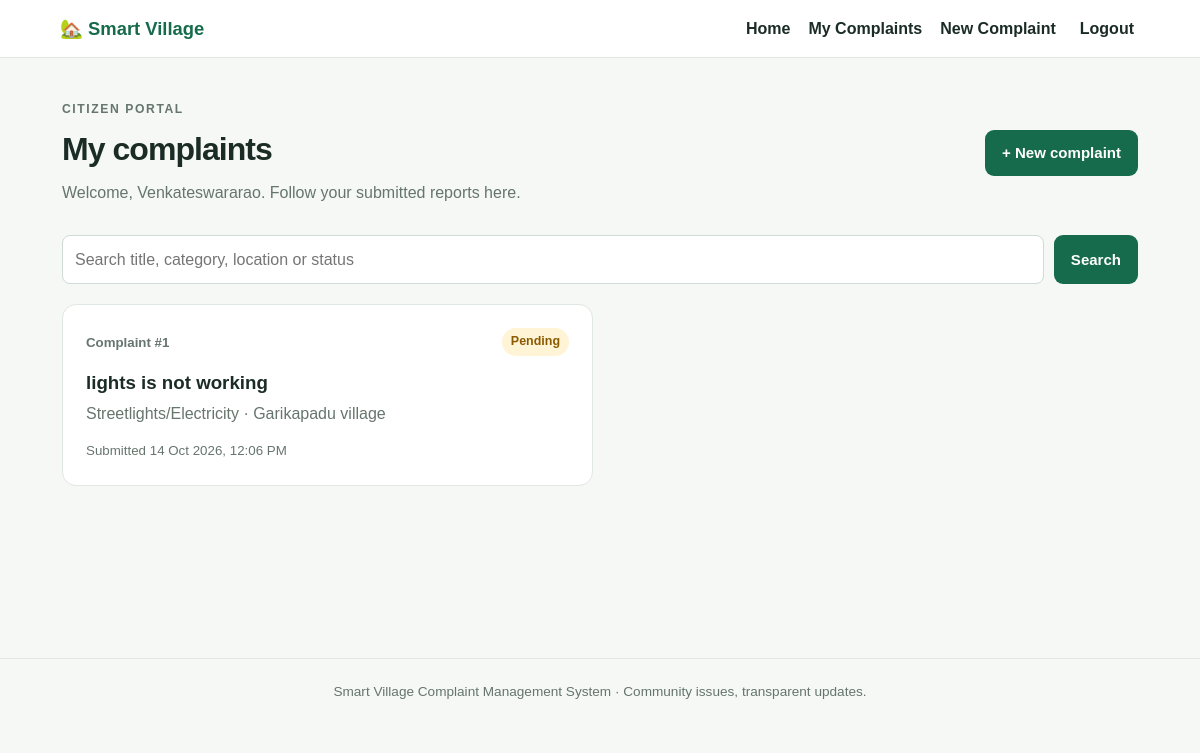
The page /dashboard/ (signed in) on the database its author committed.
### complaints/models.py (models this page shows, shortened)
class Complaint(models.Model):
    class Category(models.TextChoices):
        ROADS = "Roads", "Roads"
        WATER = "Water Supply", "Water Supply"
        ELECTRICITY = "Streetlights/Electricity", "Streetlights/Electricity"
        DRAINAGE = "Drainage", "Drainage"
        SANITATION = "Sanitation", "Sanitation"
        OTHER = "Other", "Other"
    class Status(models.TextChoices):
        PENDING = "Pending", "Pending"
        IN_PROGRESS = "In Progress", "In Progress"
        RESOLVED = "Resolved", "Resolved"
    citizen = models.ForeignKey(
        settings.AUTH_USER_MODEL, on_delete=models.CASCADE,
        related_name="complaints"
    )
    title = models.CharField(max_length=150)
    category = models.CharField(max_length=40, choices=Category.choices)
    village_location = models.CharField(max_length=200)
    description = models.TextField()
    image = models.ImageField(upload_to="complaint_images/", blank=True, null=True)
    status = models.CharField(max_length=20, choices=Status.choices, default=Status.PENDING)
    official_response = models.TextField(blank=True)
    created_at = models.DateTimeField(auto_now_add=True)
    updated_at = models.DateTimeField(auto_now=True)
    class Meta:
        ordering = ["-created_at"]

### complaints/views.py (the view, shortened to what this page needs)
# urls.py: path("dashboard/", views.dashboard, name="dashboard"),
@login_required
def dashboard(request):
    query = request.GET.get("q", "").strip()
    complaints = Complaint.objects.filter(citizen=request.user)
    return render(request, "dashboard.html", {"complaints": complaints, "query": query})

### templates/dashboard.html (shortened to what this page needs)
{% extends "base.html" %}
{% block content %}
<div class="page-heading"><div><p class="eyebrow">CITIZEN PORTAL</p><h1>My complaints</h1><p>Welcome, {{ user.first_name|default:user.username }}. Follow your submitted reports here.</p></div><a class="button" href="{% url 'create_complaint' %}">+ New complaint</a></div>
<form class="searchbar" method="get"><input name="q" value="{{ query }}" placeholder="Search title, category, location or status"><button class="button" type="submit">Search</button></form>
{% if complaints %}
<div class="complaint-list">{% for complaint in complaints %}
<a class="complaint-card" href="{% url 'complaint_detail' complaint.pk %}">
  <div class="card-top"><span class="ticket">Complaint #{{ complaint.pk }}</span><span class="status status-{{ complaint.status|slugify }}">{{ complaint.status }}</span></div>
  <h3>{{ complaint.title }}</h3><p>{{ complaint.category }} · {{ complaint.village_location }}</p><small>Submitted {{ complaint.created_at|date:"d M Y, h:i A" }}</small>
</a>{% endfor %}</div>
{% else %}<div class="empty"><h2>No complaints found</h2><p>Submit your first complaint or try a different search.</p><a class="button" href="{% url 'create_complaint' %}">Submit complaint</a></div>{% endif %}
{% endblock %}

### static/css/style.css (style rules this page uses)
:root { --green:#176b4d;--green-dark:#104c38;--mint:#eaf5ef;--ink:#1b2c26;--muted:#66756e;--line:#dfe8e2;--paper:#fff;--bg:#f5f8f5 }
* { box-sizing:border-box }
body { margin:0;background:var(--bg);color:var(--ink);font-family:Arial,Helvetica,sans-serif;line-height:1.6 }
.eyebrow { font-size:.76rem;font-weight:800;letter-spacing:.13em;color:var(--green);margin:0 0 8px }
.button { display:inline-block;border:0;border-radius:9px;padding:11px 17px;background:var(--green);color:#fff;text-decoration:none;font-weight:700;font-size:.94rem;cursor:pointer }
.stat,.panel,.form-card,.complaint-card { background:#fff;border:1px solid var(--line);border-radius:14px;padding:23px }
.stat span,.muted,small { color:var(--muted) }
.form-card h1,.page-heading h1 { margin:0 0 5px;font-size:2rem;letter-spacing:-.03em }
.field input,.field select,.field textarea,.searchbar input,.searchbar select { width:100%;padding:11px 12px;border:1px solid #cfdcd3;border-radius:8px;background:#fff;font:inherit;color:var(--ink) }
.page-heading { display:flex;justify-content:space-between;align-items:center;gap:20px;margin-bottom:25px }
.page-heading p { margin:4px 0;color:var(--muted) }
.searchbar { display:flex;gap:10px;margin:20px 0 }
.searchbar input { flex:1 }
.complaint-list { display:grid;grid-template-columns:repeat(2,minmax(0,1fr));gap:14px }
.complaint-card { color:inherit;text-decoration:none;transition:transform .15s,border-color .15s }
.card-top { display:flex;justify-content:space-between;align-items:center;gap:10px;flex-wrap:wrap }
.ticket { font-size:.83rem;color:var(--muted);font-weight:700 }
.complaint-card h3 { margin:12px 0 3px }
.complaint-card p { margin:0 0 10px;color:var(--muted) }
.status { display:inline-block;border-radius:99px;padding:4px 9px;font-size:.78rem;font-weight:700;background:#fff4d6;color:#8b5a00 }
.status-pending { background:#fff4d6;color:#8b5a00 }

### rows shown on the page
Complaint: pk "1", status "Pending", title "lights is not working", category "Streetlights/Electricity", village_location "Garikapadu village", created_at "14 Oct 2026, 12:06 PM"

### other values the page prints
{{ user.first_name|default:user.username }} "Venkateswararao"
